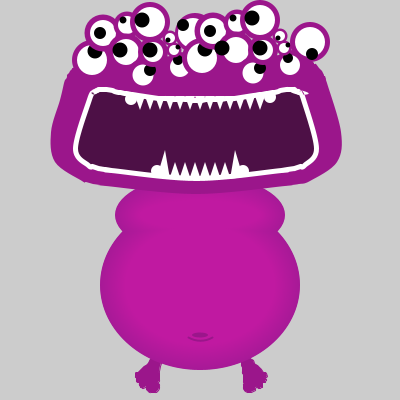
Frame 1 (no input)
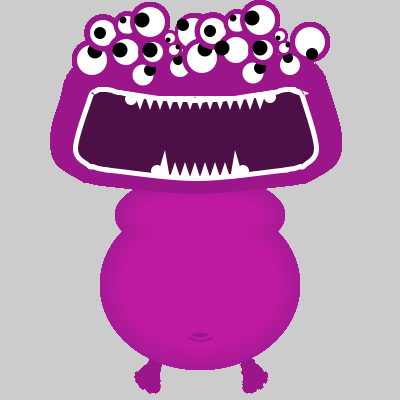
Frame 60 (the mouse pressed at the canvas centre just before this capture)
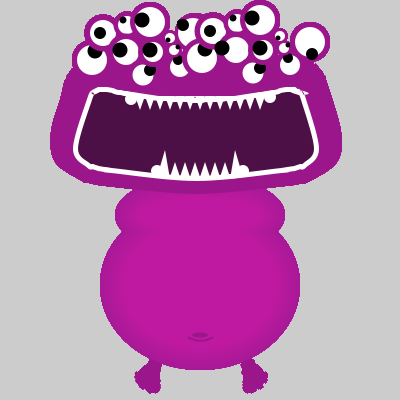
Frame 120 (the mouse held since frame 60 and released just before this capture)

The Processing sketch that drew these frames (run headless with seeded random() and noise(); from frame 60 on, the mouse is pressed at the canvas centre):

// Processing sketch: processing_87630
// ── processing_87630.pde

float X=0;
float Y=0;

void setup() {

  size (400, 400);
  frameRate (30);
  smooth();
}

void draw() {
  translate (width/2, height/2-15);

pushMatrix();  //Pied Gauche
  stroke(155,22,139);
  strokeWeight(1);
  fill(155,22,139);
  translate(X-190, Y-170);
  beginShape();
  curveVertex(150, 353 );
  curveVertex( 150, 351 );
  curveVertex( 151, 348 );
  curveVertex (151, 346 );
  curveVertex( 150, 345 );
  curveVertex( 149, 344 );
  curveVertex( 148, 343 );
  curveVertex( 147, 343 );
  curveVertex( 145, 342 );
  curveVertex( 143, 342 );
  curveVertex( 141, 343 );
  curveVertex( 140, 344 );
  curveVertex( 139, 346 );
  curveVertex( 138, 348 );
  curveVertex( 136, 350 );
  curveVertex( 134, 351 );
  curveVertex( 132, 353 );
  curveVertex( 130, 355 );
  curveVertex( 128, 357 );
  curveVertex( 128, 357 );
  curveVertex( 127, 357 );
  curveVertex( 126, 357 );
  curveVertex( 125, 358 );
  curveVertex( 125, 358 );
  curveVertex( 125, 359 );
  curveVertex( 125, 361 );
  curveVertex( 125, 362 );
  curveVertex( 126, 362 );
  curveVertex( 126, 362 );
  curveVertex( 127, 362 );
  curveVertex( 126, 363 );
  curveVertex( 126, 364 );
  curveVertex( 126, 365 );
  curveVertex( 126, 366 );
  curveVertex( 127, 367 );
  curveVertex( 128, 367 );
  curveVertex( 129, 367 );
  curveVertex( 130, 367 );
  curveVertex( 130, 367 );
  curveVertex( 130, 367 );
  curveVertex( 130, 367 );
  curveVertex( 129, 368 );
  curveVertex( 129, 370 );
  curveVertex( 130, 371 );
  curveVertex( 130, 372 );
  curveVertex( 131, 372 );
  curveVertex( 132, 373 );
  curveVertex( 133, 373 );
  curveVertex( 135, 372 );
  curveVertex( 135, 372 );
  curveVertex( 136, 371 );
  curveVertex( 136, 372 );
  curveVertex( 136, 374 );
  curveVertex( 137, 375 );
  curveVertex( 139, 377 );
  curveVertex( 141, 377 );
  curveVertex( 142, 377 );
  curveVertex( 144, 377 );
  curveVertex( 146, 377 );
  curveVertex( 147, 376 );
  curveVertex( 148, 375 );
  curveVertex( 149, 373 );
  curveVertex( 149, 371 );
  curveVertex( 149, 369 );
  curveVertex( 148, 368 );
  curveVertex( 148, 367 );
  curveVertex( 149, 366 );
  curveVertex( 149, 364 );
  curveVertex( 149, 361 );
  curveVertex( 149, 358 );
  curveVertex( 149, 356 );
  curveVertex( 150, 353 );
  endShape(CLOSE);
  popMatrix();

  pushMatrix();              //Pied droit
  fill(155,22,139);
  translate(X-200, Y-170);
  beginShape();
  curveVertex(267, 359 );
  curveVertex( 266, 358 );
  curveVertex( 265, 357 );
  curveVertex( 264, 357 );
  curveVertex( 263, 357 );
  curveVertex( 261, 354 );
  curveVertex( 260, 353 );
  curveVertex( 259, 352 );
  curveVertex( 258, 351 );
  curveVertex( 257, 350 );
  curveVertex( 255, 349 );
  curveVertex( 254, 348 );
  curveVertex( 254, 348 );
  curveVertex( 253, 345 );
  curveVertex( 251, 344 );
  curveVertex( 250, 343 );
  curveVertex( 249, 342 );
  curveVertex( 247, 342 );
  curveVertex( 246, 342 );
  curveVertex( 245, 343 );
  curveVertex( 244, 343 );
  curveVertex( 242, 344 );
  curveVertex( 241, 345 );
  curveVertex( 241, 347 );
  curveVertex( 241, 349 );
  curveVertex( 241, 350 );
  curveVertex( 242, 352 );
  curveVertex( 242, 353 );
  curveVertex( 242, 355 );
  curveVertex( 242, 356 );
  curveVertex( 242, 358 );
  curveVertex( 243, 359 );
  curveVertex( 243, 361 );
  curveVertex( 243, 362 );
  curveVertex( 243, 364 );
  curveVertex( 243, 365 );
  curveVertex( 243, 366 );
  curveVertex( 243, 367 );
  curveVertex( 244, 368 );
  curveVertex( 243, 369 );
  curveVertex( 243, 370 );
  curveVertex( 243, 372 );
  curveVertex( 243, 373 );
  curveVertex( 244, 375 );
  curveVertex( 245, 376 );
  curveVertex( 247, 377 );
  curveVertex( 248, 377 );
  curveVertex( 250, 377 );
  curveVertex( 251, 377 );
  curveVertex( 253, 376 );
  curveVertex( 255, 375 );
  curveVertex( 255, 374 );
  curveVertex( 255, 373 );
  curveVertex( 256, 372 );
  curveVertex( 256, 371 );
  curveVertex( 257, 372 );
  curveVertex( 258, 373 );
  curveVertex( 259, 373 );
  curveVertex( 260, 373 );
  curveVertex( 261, 372 );
  curveVertex( 262, 372 );
  curveVertex( 262, 371 );
  curveVertex( 262, 370 );
  curveVertex( 262, 369 );
  curveVertex( 262, 368 );
  curveVertex( 262, 367 );
  curveVertex( 261, 367 );
  curveVertex( 261, 367 );
  curveVertex( 262, 367 );
  curveVertex( 263, 367 );
  curveVertex( 264, 367 );
  curveVertex( 265, 367 );
  curveVertex( 265, 366 );
  curveVertex( 266, 365 );
  curveVertex( 266, 365 );
  curveVertex( 266, 364 );
  curveVertex( 265, 363 );
  curveVertex( 265, 362 );
  curveVertex( 265, 362 );
  curveVertex( 266, 362 );
  curveVertex( 267, 361 );
  curveVertex( 267, 359 );
  endShape(CLOSE);
  popMatrix();

for(int i=0; i<=50; i++) {
  noStroke();
  fill(167+i*0.5,25,151+i*0.2);
  ellipse (X, Y+30, 170-i, 80-i);    //Corps Torse
  ellipse (X, Y+100, 200-i, 170-i);//Corps Bedaine 
}

  fill(155,22,139);
  ellipse (X, Y+150, 16, 5);    //Nombril

  noFill();
  stroke(155, 22, 139);  //nombril
  strokeWeight(2);
  beginShape();
  curveVertex(X-32.0, Y+126.0);
  curveVertex(X-12.0, Y+152.0);
  curveVertex(X+12.0, Y+152.0);
  curveVertex(X+32.0, Y+126.0);
  endShape();

  pushMatrix();
  noStroke();
  fill(155,22,139);
  translate(X-200, Y-200 );  //Tête
  beginShape();
  curveVertex(88, 72 );
  curveVertex( 87, 72 );
  curveVertex( 84, 74 );
  curveVertex( 83, 74 );
  curveVertex( 83, 74 );
  curveVertex( 83, 74 );
  curveVertex( 82, 75 );
  curveVertex( 81, 76 );
  curveVertex( 79, 77 );
  curveVertex( 78, 78 );
  curveVertex( 78, 78 );
  curveVertex( 77, 79 );
  curveVertex( 76, 79 );
  curveVertex( 76, 80 );
  curveVertex( 73, 83 );
  curveVertex( 72, 83 );
  curveVertex( 72, 84 );
  curveVertex( 72, 84 );
  curveVertex( 71, 85 );
  curveVertex( 71, 85 );
  curveVertex( 70, 86 );
  curveVertex( 69, 88 );
  curveVertex( 67, 90 );
  curveVertex( 67, 92 );
  curveVertex( 66, 94 );
  curveVertex( 65, 95 );
  curveVertex( 64, 98 );
  curveVertex( 64, 98 );
  curveVertex( 64, 98 );
  curveVertex( 60, 115 );
  curveVertex( 51, 147 );
  curveVertex( 55, 177 );
  curveVertex( 82, 196 );
  curveVertex( 85, 197 );
  curveVertex( 86, 197 );
  curveVertex( 86, 197 );
  curveVertex( 86, 197 );
  curveVertex( 86, 197 );
  curveVertex( 86, 197 );
  curveVertex( 93, 199 );
  curveVertex( 93, 199 );
  curveVertex( 100, 200 );
  curveVertex( 106, 201 );
  curveVertex( 196, 209 );
  curveVertex( 285, 201 );
  curveVertex( 292, 200 );
  curveVertex( 299, 199 );
  curveVertex( 310, 196 );
  curveVertex( 337, 177 );
  curveVertex( 341, 147 );
  curveVertex( 327, 98 );
  curveVertex( 327, 98 );
  curveVertex( 327, 98 );
  curveVertex( 326, 95 );
  curveVertex( 326, 94 );
  curveVertex( 326, 94 );
  curveVertex( 326, 94 );
  curveVertex( 325, 91 );
  curveVertex( 325, 91 );
  curveVertex( 324, 91 );
  curveVertex( 324, 91 );
  curveVertex( 324, 90 );
  curveVertex( 323, 88 );
  curveVertex( 322, 86 );
  curveVertex( 321, 85 );
  curveVertex( 321, 85 );
  curveVertex( 321, 85 );
  curveVertex( 321, 85 );
  curveVertex( 320, 84 );
  curveVertex( 320, 84 );
  curveVertex( 320, 84 );
  curveVertex( 319, 83 );
  curveVertex( 319, 83 );
  curveVertex( 319, 83 );
  curveVertex( 316, 79 );
  curveVertex( 315, 79 );
  curveVertex( 315, 79 );
  curveVertex( 314, 79 );
  curveVertex( 314, 78 );
  curveVertex( 313, 77 );
  curveVertex( 312, 76 );
  curveVertex( 311, 76 );
  curveVertex( 311, 76 );
  curveVertex( 311, 76 );
  curveVertex( 308, 74 );
  curveVertex( 308, 74 );
  curveVertex( 308, 74 );
  curveVertex( 307, 74 );
  curveVertex( 307, 74 );
  curveVertex( 307, 74 );
  curveVertex( 304, 72 );
  curveVertex( 304, 72 );
  curveVertex( 304, 72 );
  curveVertex( 304, 72 );
  curveVertex( 303, 72 );
  curveVertex( 303, 72 );
  curveVertex( 302, 72 );
  curveVertex( 302, 72 );
  curveVertex( 302, 72 );
  curveVertex( 300, 71 );
  curveVertex( 299, 71 );
  curveVertex( 299, 71 );
  curveVertex( 299, 71 );
  curveVertex( 297, 70 );
  curveVertex( 88, 72 );
  endShape(CLOSE);
  popMatrix();


  pushMatrix();
  translate(X-200, Y-200);  //Bouche
  stroke(255,255,255);
  strokeWeight(5);
  fill(77,16,70);
  beginShape();
  curveVertex(289, 104 );
  curveVertex( 290, 104 );
  curveVertex( 290, 104 );
  curveVertex( 291, 104 );
  curveVertex( 292, 104 );
  curveVertex( 293, 104 );
  curveVertex( 293, 104 );
  curveVertex( 294, 104 );
  curveVertex( 294, 105 );
  curveVertex( 295, 105 );
  curveVertex( 295, 105 );
  curveVertex( 296, 106 );
  curveVertex( 297, 106 );
  curveVertex( 297, 106 );
  curveVertex( 298, 106 );
  curveVertex( 298, 107 );
  curveVertex( 299, 107 );
  curveVertex( 299, 107 );
  curveVertex( 299, 107 );
  curveVertex( 303, 114 );
  curveVertex( 316, 163 );
  curveVertex( 304, 180 );
  curveVertex( 300, 181 );
  curveVertex( 300, 181 );
  curveVertex( 294, 183 );
  curveVertex( 294, 183 );
  curveVertex( 287, 184 );
  curveVertex( 287, 184 );
  curveVertex( 281, 185 );
  curveVertex( 281, 185 );
  curveVertex( 196, 193 );
  curveVertex( 111, 185 );
  curveVertex( 111, 185 );
  curveVertex( 105, 184 );
  curveVertex( 104, 184 );
  curveVertex( 98, 183 );
  curveVertex( 98, 183 );
  curveVertex( 92, 181 );
  curveVertex( 92, 181 );
  curveVertex( 88, 180 );
  curveVertex( 75, 163 );
  curveVertex( 89, 114 );
  curveVertex( 93, 107 );
  curveVertex( 93, 107 );
  curveVertex( 93, 107 );
  curveVertex( 93, 107 );
  curveVertex( 94, 106 );
  curveVertex( 94, 106 );
  curveVertex( 95, 106 );
  curveVertex( 95, 106 );
  curveVertex( 96, 105 );
  curveVertex( 97, 105 );
  curveVertex( 97, 105 );
  curveVertex( 98, 104 );
  curveVertex( 99, 104 );
  curveVertex( 99, 104 );
  curveVertex( 100, 104 );
  curveVertex( 100, 104 );
  curveVertex( 101, 104 );
  curveVertex( 102, 104 );
  curveVertex( 102, 104 );
  curveVertex( 103, 104 );
  curveVertex( 103, 104 );
  curveVertex( 104, 104 );
  curveVertex( 105, 104 );
  curveVertex( 106, 104 );
  curveVertex( 112, 105 );
  curveVertex( 114, 106 );
  curveVertex( 118, 107 );
  curveVertex( 120, 107 );
  curveVertex( 124, 108 );
  curveVertex( 126, 108 );
  curveVertex( 131, 109 );
  curveVertex( 132, 109 );
  curveVertex( 138, 110 );
  curveVertex( 138, 110 );
  curveVertex( 158, 113 );
  curveVertex( 159, 113 );
  curveVertex( 165, 113 );
  curveVertex( 165, 113 );
  curveVertex( 172, 114 );
  curveVertex( 175, 114 );
  curveVertex( 175, 114 );
  curveVertex( 186, 114 );
  curveVertex( 190, 115 );
  curveVertex( 196, 115 );
  curveVertex( 201, 115 );
  curveVertex( 206, 114 );
  curveVertex( 211, 114 );
  curveVertex( 211, 114 );
  curveVertex( 217, 114 );
  curveVertex( 217, 114 );
  curveVertex( 220, 114 );
  curveVertex( 226, 113 );
  curveVertex( 227, 113 );
  curveVertex( 233, 113 );
  curveVertex( 234, 113 );
  curveVertex( 253, 110 );
  curveVertex( 254, 110 );
  curveVertex( 259, 109 );
  curveVertex( 261, 109 );
  curveVertex( 266, 108 );
  curveVertex( 267, 108 );
  curveVertex( 272, 107 );
  curveVertex( 274, 107 );
  curveVertex( 278, 106 );
  curveVertex( 280, 105 );
  curveVertex( 286, 104 );
  curveVertex( 287, 104 );
  curveVertex( 287, 104 );
  curveVertex( 289, 104 );
  curveVertex( 289, 104 );
  curveVertex( 289, 104 );
  curveVertex( 289, 104 );
  endShape(CLOSE);
  popMatrix();

pushMatrix();
translate(X+0,Y+15);
   //Yeux
   noStroke();
   fill(155,22,139);
   ellipse(X-108,Y-140,40,40); 
   fill(255, 255, 255);
   ellipse(X-108, Y-140, 30, 30);
   fill(0);
   ellipse(X-105,Y-149,15,15);
  
   fill(155,22,139);
   ellipse(X-97,Y-167,37,37); 
   fill(255, 255, 255);
   ellipse(X-97, Y-167, 26, 26);
   fill(0);
   ellipse(X-100,Y-167,12,12);
   
   fill(155,22,139);
   ellipse(X-73,Y-175,27,27); 
   fill(255, 255, 255);
   ellipse(X-73, Y-175, 18, 18);
   fill(0);
   ellipse(X-77,Y-180,7,7);
   
   fill(155,22,139);
   ellipse(X-74,Y-148,37,37); 
   fill(255, 255, 255);
   ellipse(X-74, Y-148, 26, 26);
   fill(0);
   ellipse(X-80,Y-150,15,15);
  
   fill(155,22,139);
   ellipse(X-57,Y-125,32,32); 
   fill(255, 255, 255);
   ellipse(X-57, Y-125, 21, 21);
   fill(0);
   ellipse(X-50,Y-130,12,12);
  
  fill(155,22,139);
   ellipse(X-50,Y-178,40,40); 
   fill(255, 255, 255);
   ellipse(X-50, Y-178, 30, 30);
   fill(0);
   ellipse(X-58,Y-180,15,15);
  
    fill(155,22,139);
   ellipse(X-47,Y-148,30,30); 
   fill(255, 255, 255);
   ellipse(X-47, Y-148, 20, 20);
   fill(0);
   ellipse(X-50,Y-150,15,15);
  
    fill(155,22,139);
   ellipse(X-20,Y-133,30,30); 
   fill(255, 255, 255);
   ellipse(X-20, Y-133, 20, 20);
   fill(0);
   ellipse(X-22,Y-140,10,10);
  
   fill(155,22,139);
   ellipse(X-26,Y-150,15,15); 
   fill(255, 255, 255);
   ellipse(X-26, Y-150, 10, 10);
   fill(0);
   ellipse(X-22,Y-153,5,5);
   
   fill(155,22,139);
   ellipse(X-30,Y-162,15,15); 
   fill(255, 255, 255);
   ellipse(X-30, Y-162, 10, 10);
   fill(0);
   ellipse(X-32,Y-160,5,5);
   
   fill(155,22,139);
   ellipse(X-5,Y-167,40,40); 
   fill(255, 255, 255);
   ellipse(X-7, Y-167, 30, 30);
   fill(0);
   ellipse(X-17,Y-175,12,12);
   popMatrix(); 
   
   pushMatrix();
   translate(X+110, Y+13);
   noStroke();
   fill(155,22,139);
   ellipse(X-108,Y-140,40,40); 
   fill(255, 255, 255);
   ellipse(X-108, Y-140, 30, 30);
   fill(0);
   ellipse(X-105,Y-149,15,15);
  
   fill(155,22,139);
   ellipse(X-97,Y-167,37,37); 
   fill(255, 255, 255);
   ellipse(X-97, Y-167, 26, 26);
   fill(0);
   ellipse(X-100,Y-167,12,12);
   
   fill(155,22,139);
   ellipse(X-73,Y-175,27,27); 
   fill(255, 255, 255);
   ellipse(X-73, Y-175, 18, 18);
   fill(0);
   ellipse(X-77,Y-180,7,7);
   
   fill(155,22,139);
   ellipse(X-74,Y-148,37,37); 
   fill(255, 255, 255);
   ellipse(X-74, Y-148, 26, 26);
   fill(0);
   ellipse(X-88,Y-150,15,15);
  
   fill(155,22,139);
   ellipse(X-57,Y-125,32,32); 
   fill(255, 255, 255);
   ellipse(X-57, Y-125, 21, 21);
   fill(0);
   ellipse(X-50,Y-130,12,12);
  
  fill(155,22,139);
   ellipse(X-50,Y-178,40,40); 
   fill(255, 255, 255);
   ellipse(X-50, Y-178, 30, 30);
   fill(0);
   ellipse(X-58,Y-180,15,15);
  
    fill(155,22,139);
   ellipse(X-47,Y-148,30,30); 
   fill(255, 255, 255);
   ellipse(X-47, Y-148, 20, 20);
   fill(0);
   ellipse(X-50,Y-150,15,15);
  
    fill(155,22,139);
   ellipse(X-20,Y-133,30,30); 
   fill(255, 255, 255);
   ellipse(X-20, Y-133, 20, 20);
   fill(0);
   ellipse(X-22,Y-140,10,10);
  
   fill(155,22,139);
   ellipse(X-26,Y-150,15,15); 
   fill(255, 255, 255);
   ellipse(X-26, Y-150, 10, 10);
   fill(0);
   ellipse(X-22,Y-153,5,5);
   
   fill(155,22,139);
   ellipse(X-30,Y-162,15,15); 
   fill(255, 255, 255);
   ellipse(X-30, Y-162, 10, 10);
   fill(0);
   ellipse(X-32,Y-160,5,5);
   
   fill(155,22,139);
   ellipse(X,Y-156,40,40); 
   fill(255, 255, 255);
   ellipse(X, Y-156, 30, 30);
   fill(0);
   ellipse(X+2,Y-144,12,12);
   popMatrix();
   
for (int i=0; i<125 ;i=i+10) {
   fill(255,255,255);
   triangle(-60+i,-75,-65+i,-89,-55+i,-89);
} 
for (int i=0; i<60 ;i=i+10){
  triangle(-25+i,-23,-20+i,-8,-30+i,-8);
}

ellipse(43,-14,12,12);
triangle(35,-35, 30,-6, 43, -8);  //Canine
triangle(-35,-35,-30,-6,-43,-8);  //Canine
ellipse(-43,-14,12,12);

ellipse(70,-88,12,12);
ellipse(-69,-86,12,12);
}


// mouse detection

void mousePressed() {

  println("Clique: x "+(mouseX-200)+" y "+(mouseY-185));
}
